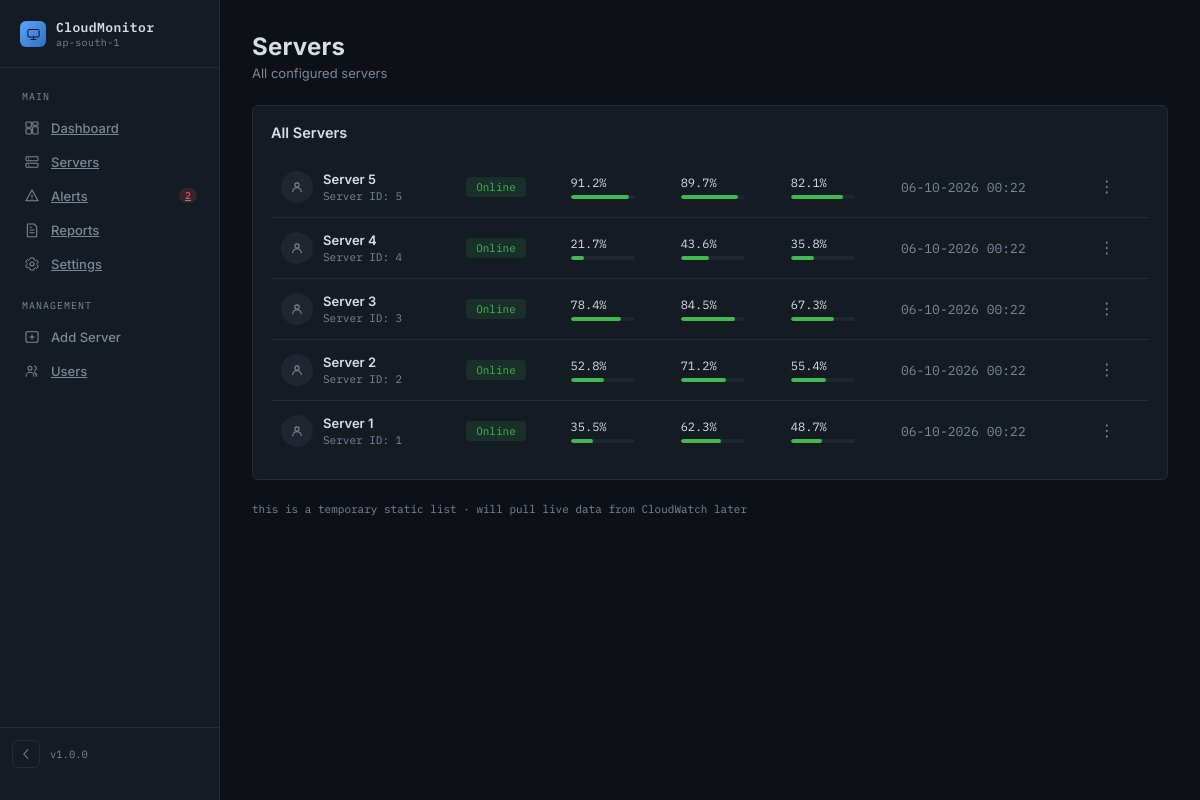
Page /servers/ on the earlier database version.
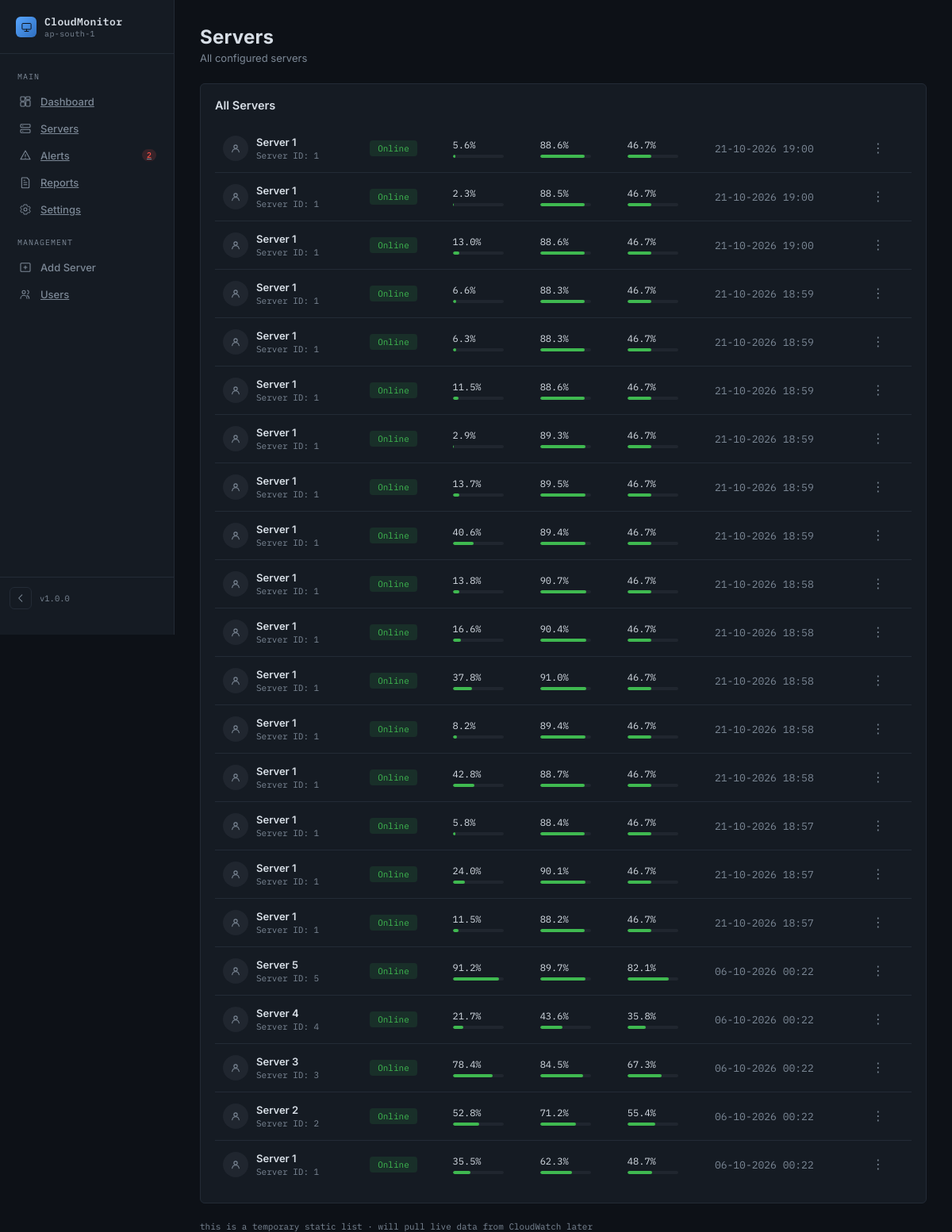
Same page on the later database version.
### app/models.py (models this page shows, shortened)
class Metric(db.Model):
    __tablename__ = "metrics"
    id = db.Column(
        db.Integer,
        primary_key=True
    )
    server_id = db.Column(
        db.Integer,
        nullable=False
    )
    cpu_usage = db.Column(
        db.Float,
        nullable=False
    )
    memory_usage = db.Column(
        db.Float,
        nullable=False
    )
    disk_usage = db.Column(
        db.Float,
        nullable=False
    )
    network_sent = db.Column(
        db.Float,
        nullable=False
    )
    network_received = db.Column(
        db.Float,
        nullable=False
    )
    timestamp = db.Column(
        db.DateTime,
        default=datetime.utcnow
  )

### app/routes/servers.py (the view)
@servers_bp.route("/servers/")
def servers():
    metrics = Metric.query.order_by(
        Metric.timestamp.desc()
    ).all()
    return render_template(
        "servers.html",
        metrics=metrics
    )

### app/templates/servers.html (shortened to what this page needs)
{% extends "base.html" %}
{% block content %}
  <header>
    <div>
      <h1>Servers</h1>
      <p class="subtitle">All configured servers</p>
    </div>
  </header>
  <div class="card table-card">
    <div class="card-head">
      <h2>All Servers</h2>
    </div>
    <div class="table-scroll">
      <table class="server-table">
        <tbody>
{% for metric in metrics %}
<tr>
    <td>
        <div class="server-name-cell">
            <div class="avatar">
                <svg viewBox="0 0 24 24" fill="none"
                     xmlns="http://www.w3.org/2000/svg">
                    <circle cx="12" cy="9" r="3.2"
                            stroke="currentColor"
                            stroke-width="1.6"/>
                    <path d="M5.5 19c.6-3.4 3.4-5.8 6.5-5.8s5.9 2.4 6.5 5.8"
                          stroke="currentColor"
                          stroke-width="1.6"
                          stroke-linecap="round"/>
                </svg>
            </div>
            <div>
                <div class="sname">
                    Server {{ metric.server_id }}
                </div>
                <div class="sip">
                    Server ID: {{ metric.server_id }}
                </div>
            </div>
        </div>
    </td>
    <td>
        <span class="pill online">Online</span>
    </td>
    <td>
        <div class="cell-metric">
            <span class="val">
                {{ metric.cpu_usage }}%
            </span>
            <div class="bar">
                <div
                    class="bar-fill ok"
                    style="width: {{ metric.cpu_usage }}%;">
                </div>
            </div>
        </div>
    </td>
    <td>
        <div class="cell-metric">
            <span class="val">
                {{ metric.memory_usage }}%
            </span>
            <div class="bar">
                <div
                    class="bar-fill ok"
                    style="width: {{ metric.memory_usage }}%;">
                </div>
            </div>
        </div>
    </td>
    <td>
        <div class="cell-metric">
            <span class="val">
                {{ metric.disk_usage }}%
            </span>
            <div class="bar">
                <div
                    class="bar-fill ok"
                    style="width: {{ metric.disk_usage }}%;">
                </div>
            </div>
        </div>
    </td>
    <td class="uptime">
        {{ metric.timestamp.strftime("%d-%m-%Y %H:%M") }}
    </td>
    <td>
        <button
            class="dots-btn"
            data-toast="Server actions">
            &#8942;
        </button>
    </td>
</tr>
{% else %}
<tr>
    <td colspan="7" style="text-align: center;">
        No metric data available.
    </td>
</tr>
{% endfor %}
</tbody>
      </table>
    </div>
  </div>
  <footer>this is a temporary static list · will pull live data from CloudWatch later</footer>
{% endblock %}

Differences in the rows shown:
added Metric: server_id "1", cpu_usage "5.6", memory_usage "88.6", disk_usage "46.7", timestamp "21-10-2026 19:00"
added Metric: server_id "1", cpu_usage "2.3", memory_usage "88.5", disk_usage "46.7", timestamp "21-10-2026 19:00"
added Metric: server_id "1", cpu_usage "13.0", memory_usage "88.6", disk_usage "46.7", timestamp "21-10-2026 19:00"
added Metric: server_id "1", cpu_usage "6.6", memory_usage "88.3", disk_usage "46.7", timestamp "21-10-2026 18:59"
added Metric: server_id "1", cpu_usage "6.3", memory_usage "88.3", disk_usage "46.7", timestamp "21-10-2026 18:59"
added Metric: server_id "1", cpu_usage "11.5", memory_usage "88.6", disk_usage "46.7", timestamp "21-10-2026 18:59"
added Metric: server_id "1", cpu_usage "2.9", memory_usage "89.3", disk_usage "46.7", timestamp "21-10-2026 18:59"
added Metric: server_id "1", cpu_usage "13.7", memory_usage "89.5", disk_usage "46.7", timestamp "21-10-2026 18:59"
added Metric: server_id "1", cpu_usage "40.6", memory_usage "89.4", disk_usage "46.7", timestamp "21-10-2026 18:59"
added Metric: server_id "1", cpu_usage "13.8", memory_usage "90.7", disk_usage "46.7", timestamp "21-10-2026 18:58"
added Metric: server_id "1", cpu_usage "16.6", memory_usage "90.4", disk_usage "46.7", timestamp "21-10-2026 18:58"
added Metric: server_id "1", cpu_usage "37.8", memory_usage "91.0", disk_usage "46.7", timestamp "21-10-2026 18:58"
added Metric: server_id "1", cpu_usage "8.2", memory_usage "89.4", disk_usage "46.7", timestamp "21-10-2026 18:58"
added Metric: server_id "1", cpu_usage "42.8", memory_usage "88.7", disk_usage "46.7", timestamp "21-10-2026 18:58"
added Metric: server_id "1", cpu_usage "5.8", memory_usage "88.4", disk_usage "46.7", timestamp "21-10-2026 18:57"
added Metric: server_id "1", cpu_usage "24.0", memory_usage "90.1", disk_usage "46.7", timestamp "21-10-2026 18:57"
added Metric: server_id "1", cpu_usage "11.5", memory_usage "88.2", disk_usage "46.7", timestamp "21-10-2026 18:57"
